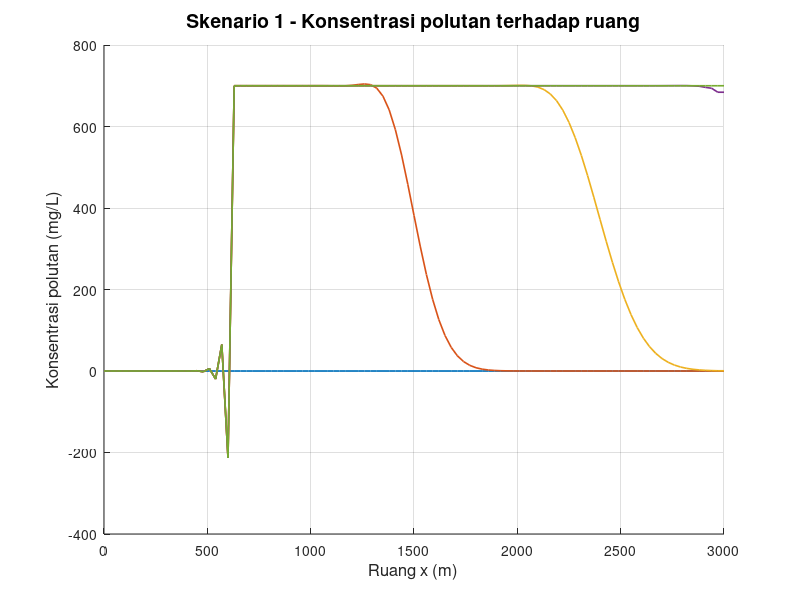

MATLAB code to generate this figure: (Note: this script raises an error after producing the figure.)
clear; clc; close all;

% Feby Syarief Al A`raaf
% 26050124130087
% Oseanografi C
%
% Simulasi persamaan adveksi-difusi 1 dimensi dengan metode FTCS
% Sumber grid polutan kontinu
% Grafik terhadap ruang

x_digit = 0;
y_digit = 8;
z_digit = 7;

C_source = 10 * z_digit;

n_plot = [0 300 600 900 1200];

L = 3000;
T = 7200;

m_kontinu = 15 + z_digit;

scenario(1).nama = 'Skenario 1';
scenario(1).dx   = 30;
scenario(1).dt   = 6;
scenario(1).u    = 0.5;
scenario(1).D    = 4.0;
scenario(1).m    = m_kontinu;

scenario(2).nama = 'Skenario 2';
scenario(2).dx   = 30;
scenario(2).dt   = 6;
scenario(2).u    = 0.1;
scenario(2).D    = 2.0;
scenario(2).m    = m_kontinu;

scenario(3).nama = 'Skenario 3';
scenario(3).dx   = 30;
scenario(3).dt   = 6;
scenario(3).u    = 0.5;
scenario(3).D    = 2.0;
scenario(3).m    = m_kontinu;

scenario(4).nama = 'Skenario 4';
scenario(4).dx   = 30;
scenario(4).dt   = 6;
scenario(4).u    = 0.1;
scenario(4).D    = 4.0;
scenario(4).m    = m_kontinu;

folder_output = 'output_Kontinu_FTCS_Adveksi_Difusi_Terhadap_Ruang';
if ~exist(folder_output, 'dir')
    mkdir(folder_output);
end

for s = 1:numel(scenario)

    fprintf('\n==================================================\n');
    fprintf('Memproses %s\n', scenario(s).nama);

    dx       = scenario(s).dx;
    dt       = scenario(s).dt;
    u        = scenario(s).u;
    D        = scenario(s).D;
    m_source = scenario(s).m;

    x_space = 0:dx:L;
    t_grid  = 0:dt:T;

    Mmax = length(x_space);
    Nmax = length(t_grid) - 1;

    courant = u * dt / dx;
    alpha   = D * dt / dx^2;

    fprintf('dx = %.3f m, dt = %.3f s, u = %.3f m/s, D = %.3f m^2/s, m = %d\n', ...
        dx, dt, u, D, m_source);
    fprintf('Mmax = %d, Nmax = %d\n', Mmax, Nmax);
    fprintf('Courant = %.6f, alpha = %.6f\n', courant, alpha);

    if m_source < 2 || m_source > Mmax - 1
        fprintf('%s tidak dapat diproses karena titik sumber terlalu dekat dengan batas/domain tidak valid.\n', ...
            scenario(s).nama);
        continue;
    end

    if any(n_plot > Nmax)
        n_tidak_valid = n_plot(n_plot > Nmax);
        fprintf('%s: n = %s melebihi Nmax = %d, sehingga tidak digrafikkan.\n', ...
            scenario(s).nama, mat2str(n_tidak_valid), Nmax);
    end

    stabil_diffusi = (alpha <= 0.5);
    stabil_gabungan = (courant^2 <= 2 * alpha);

    if ~stabil_diffusi
        fprintf(['PERINGATAN: alpha = %.6f > 0.5, sehingga skema eksplisit ', ...
                 'untuk komponen difusi berpotensi tidak stabil.\n'], alpha);
    end

    if ~stabil_gabungan
        fprintf(['PERINGATAN: Courant^2 = %.6f > 2*alpha = %.6f, ', ...
                 'sehingga kestabilan gabungan adveksi-difusi berpotensi tidak terpenuhi.\n'], ...
                 courant^2, 2*alpha);
    end

    if stabil_diffusi && stabil_gabungan
        fprintf('Syarat kestabilan numerik utama terpenuhi.\n');
    end

    C_old = zeros(1, Mmax);
    C_new = zeros(1, Mmax);

    snapshot = NaN(length(n_plot), Mmax);

    S = zeros(1, Mmax);
    S(m_source) = C_source / dt;

    idx0 = find(n_plot == 0, 1);
    if ~isempty(idx0)
        snapshot(idx0, :) = C_old;
    end

    for n = 1:Nmax

        C_old(1)    = C_old(2);
        C_old(Mmax) = C_old(Mmax - 1);

        C_new = zeros(1, Mmax);

        for i = 2:(Mmax - 1)
            C_new(i) = C_old(i) ...
                     - (courant / 2) * (C_old(i + 1) - C_old(i - 1)) ...
                     + alpha * (C_old(i + 1) - 2 * C_old(i) + C_old(i - 1)) ...
                     + dt * S(i);
        end

        C_new(1)    = C_new(2);
        C_new(Mmax) = C_new(Mmax - 1);

        idx_snap = find(n_plot == n, 1);
        if ~isempty(idx_snap)
            snapshot(idx_snap, :) = C_new;
        end

        C_old = C_new;
    end

    fig = figure('Visible', 'off', 'Position', [100 100 1400 600]);
    hold on;

    legend_text = {};

    for k = 1:length(n_plot)
        if all(isnan(snapshot(k, :)))
            continue;
        end
        plot(x_space, snapshot(k, :), 'LineWidth', 1.2);
        legend_text{end + 1} = sprintf('n = %d', n_plot(k));
    end

    grid on;
    xlabel('Ruang x (m)', 'FontSize', 12);
    ylabel('Konsentrasi polutan (mg/L)', 'FontSize', 12);
    title(sprintf('%s - Konsentrasi polutan terhadap ruang', scenario(s).nama), ...
        'FontSize', 14, 'FontWeight', 'bold');

    xlim([x_space(1), x_space(end)]);

    y_max = max(snapshot(:), [], 'omitnan');
    if isempty(y_max) || isnan(y_max) || y_max <= 0
        ylim([0 1]);
    else
        ylim([0, y_max * 1.1]);
    end

    set(gca, 'FontSize', 11);

    if ~isempty(legend_text)
        legend(legend_text, 'Location', 'northwest', ...
            'FontSize', 8, 'NumColumns', 2, 'Box', 'on');
    end

    hold off;

    nama_file = sprintf('ftcs_adveksi_difusi_ruang_skenario_%d.png', s);
    saveas(fig, fullfile(folder_output, nama_file));
    close(fig);

    fprintf('%s selesai diproses.\n', scenario(s).nama);
end

fprintf('\nSemua skenario telah selesai diproses.\n');
